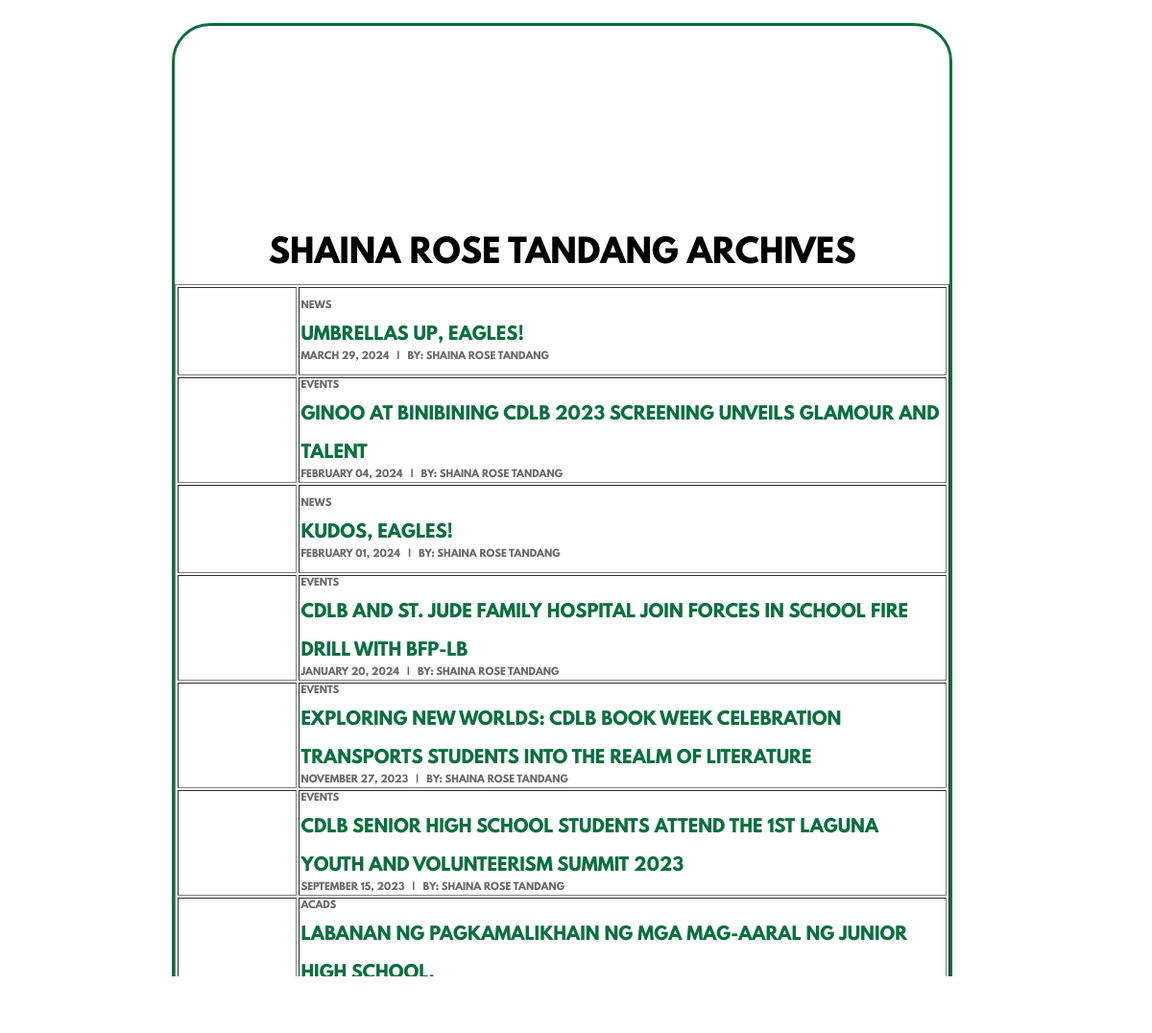
The app's page /Admin/Profile.php?author=Shaina Rose Tandang with its own data.
### tables this page shows
CREATE TABLE `upload` (
  `ID` int(11) NOT NULL,
  `Headline` varchar(200) NOT NULL,
  `Author` varchar(200) NOT NULL,
  `Category` enum('Acads','News','Sports','Events') NOT NULL,
  `Date_Published` date NOT NULL,
  `First_Paragraph` varchar(1000) NOT NULL,
  `Second_Paragraph` varchar(1000) DEFAULT NULL,
  `Third_Paragraph` varchar(1000) DEFAULT NULL,
  `Fourth_Paragraph` varchar(1000) DEFAULT NULL,
  `Fifth_Paragraph` varchar(1000) DEFAULT NULL,
  `Sixth_Paragraph` varchar(1000) DEFAULT NULL,
  `Seventh_Paragraph` varchar(1000) DEFAULT NULL,
  `Eighth_Paragraph` varchar(1000) DEFAULT NULL,
  `filename` varchar(100) NOT NULL
);

### Admin/Profile.php (the view, shortened to what this page needs)
<?php
include 'PHP/Connect.php';
?>
<!DOCTYPE html>
<html lang="en">
<head>
    <link rel="stylesheet" href="styles/Backgrond.css">
    <link rel="stylesheet" href="styles/Styles.css">
    <link rel="stylesheet" href="styles/Profile.css">
</head>
<body>
    <div class="container">
        <div class="con1">
            <div class="flex">
                <div class="artlnk"></div>
                <?php
                    if(isset($_GET['author'])){
                        $AuthorName = $_GET['author'];
                        $sql = "SELECT * FROM `upload` WHERE Author = '$AuthorName' ORDER BY Date_Published DESC LIMIT 10";
                        $result = mysqli_query($conn, $sql);
                        echo "
                            <div id='header' class='section2'>
                                <ion-icon class='pfp-icon' name='person-circle-outline'></ion-icon>
                                <p class='Author'>" . $AuthorName .  " Archives</p>
                            </div>
                        ";
                        echo "<table border=1 class='table-container'>";
                        while ($row = mysqli_fetch_assoc($result)){
                            echo "<tr>
                                    <td  class='img-cptn'></td>
                                    <td>
                                        <div class='details'>" . $row["Category"] . "</div>
                                        <a class='cptn' href='article.php?UploadID=" . $row['ID'] . "'>" . $row['Headline'] . "</a><br>
                                        <div class='details'>" . date('F d, Y', strtotime($row['Date_Published'])) . " &nbsp; | &nbsp; by: " . $row['Author'] . "
                                    </td>
                                </tr>
                            ";
                        }
                        echo "</table>";
                    } else {
                        echo "No records found";
                    }
                ?>
            </div>
        </div>
    </div>
</body>
</html>

### Admin/styles/Backgrond.css (style rules this page uses)
body { background-position:absolute; background-attachment: fixed; background-image: url(Background.webp); background-size: cover; animation: bg 500s infinite linear; }

### Admin/styles/Styles.css (style rules this page uses)
* { font-size: 4vh; font-family: 'League'; }
body { margin: 0; padding: 0; }
a { text-decoration: none; color: #ffffff; }

### Admin/styles/Profile.css (style rules this page uses)
.pfp-icon { display: block; width: 200px; height: 200px; margin: auto; border-radius: 50%; color: Black; }
#header p { font-size: 25pt; color: black; padding-top: 5px; margin: 0; font-weight: bold; text-align: center; }
.table-container { margin-top: 10px; display: flex; justify-content: center; align-items: center; }
.Author { text-transform: uppercase; }
.container { display: flex; margin: 0 auto; margin-top: 0; justify-content: center; padding: 2%; }
.con1 { display: block; background-color: rgb(255, 255, 255, 0.75); border: 0.4vh #0A703E solid; border-radius: 5vh; height: auto; width: 70%; margin-right:2.5%; padding-bottom: 3%; }
.artlnk { padding-top:1.5% ; padding-left: 3%; width: 100%; }
.img-cptn { width: 15vh; height: 11vh; }
.cptn { font-size: large; width: 10%; text-transform: uppercase; color: #0A703E; }
.details { color: #696969; font-size: x-small; text-transform: uppercase; }

### records on screen
upload: Category "NEWS", Headline "UMBRELLAS UP, EAGLES!", Date_Published "MARCH 29, 2024", Author "SHAINA ROSE TANDANG"
upload: Category "EVENTS", Headline "GINOO AT BINIBINING CDLB 2023 SCREENING UNVEILS GLAMOUR AND TALENT", Date_Published "FEBRUARY 04, 2024", Author "SHAINA ROSE TANDANG"
upload: Category "NEWS", Headline "KUDOS, EAGLES!", Date_Published "FEBRUARY 01, 2024", Author "SHAINA ROSE TANDANG"
upload: Category "EVENTS", Headline "CDLB AND ST. JUDE FAMILY HOSPITAL JOIN FORCES IN SCHOOL FIRE DRILL WITH BFP-LB", Date_Published "JANUARY 20, 2024", Author "SHAINA ROSE TANDANG"
upload: Category "EVENTS", Headline "EXPLORING NEW WORLDS: CDLB BOOK WEEK CELEBRATION TRANSPORTS STUDENTS INTO THE REALM OF LITERATURE", Date_Published "NOVEMBER 27, 2023", Author "SHAINA ROSE TANDANG"
upload: Category "EVENTS", Headline "CDLB SENIOR HIGH SCHOOL STUDENTS ATTEND THE 1ST LAGUNA YOUTH AND VOLUNTEERISM SUMMIT 2023", Date_Published "SEPTEMBER 15, 2023", Author "SHAINA ROSE TANDANG"
upload: Category "ACADS", Headline "LABANAN NG PAGKAMALIKHAIN NG MGA MAG-AARAL NG JUNIOR HIGH SCHOOL."

### other values on screen
$AuthorName "SHAINA ROSE TANDANG"
